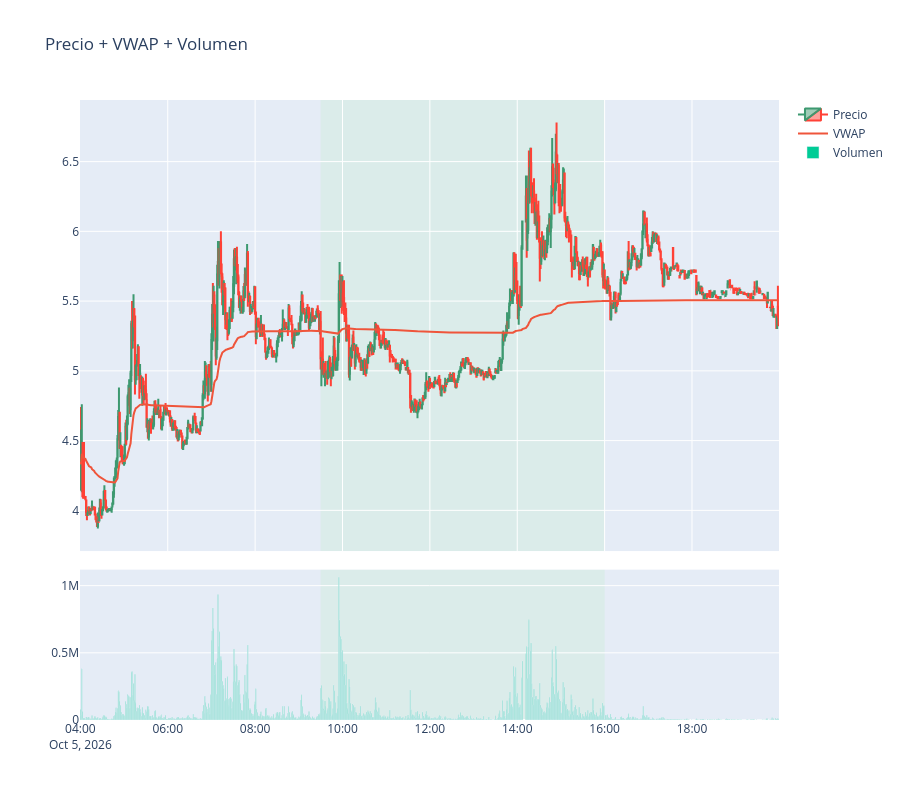

Here is the notebook cell this chart was saved with:
### Code cell
from datetime import datetime, time
from zoneinfo import ZoneInfo

import plotly.graph_objects as go
from plotly.subplots import make_subplots

NEW_YORK = ZoneInfo("America/New_York")

fig = make_subplots(
    rows=2,
    cols=1,
    shared_xaxes=True,
    vertical_spacing=0.03,
    row_heights=[0.75, 0.25]
)

fig.add_trace(
    go.Candlestick(
        x=df_to_plot["datetime"],
        open=df_to_plot["open"],
        high=df_to_plot["high"],
        low=df_to_plot["low"],
        close=df_to_plot["close"],
        name="Precio"
    ),
    row=1,
    col=1
)

fig.add_trace(
    go.Scatter(
        x=df_to_plot["datetime"],
        y=df_to_plot["vwap_daily"],
        mode="lines",
        name="VWAP"
    ),
    row=1,
    col=1
)

fig.add_trace(
    go.Bar(
        x=df_to_plot["datetime"], y=df_to_plot["volume"], name="Volumen"
    ),
    row=2,
    col=1
)

market_dates = (
    df_to_plot.select(pl.col("datetime").dt.date().unique().sort())
    .to_series()
    .to_list()
)
for market_date in market_dates:
    regular_session_start = datetime.combine(
        market_date, time(9, 30), tzinfo=NEW_YORK
    )
    regular_session_end = datetime.combine(
        market_date, time(16, 0), tzinfo=NEW_YORK
    )
    fig.add_vrect(
        x0=regular_session_start,
        x1=regular_session_end,
        fillcolor="lightgreen",
        opacity=0.12,
        line_width=0,
        layer="below",
        row="all",
        col=1
    )

fig.update_layout(
    title="Precio + VWAP + Volumen",
    xaxis_rangeslider_visible=False,
    height=800
)

fig.show()

### Figure 1 — Plotly figure (JSON) as saved in the notebook; plotly's stock layout.template omitted (floating-point values rounded to 4 significant figures; data arrays with more than 128 entries replaced by an {"elided": "..."} marker saying what was removed)
{"data": [{"close": {"elided": "950 float values"}, "high": {"elided": "950 float values"}, "low": {"elided": "950 float values"}, "name": "Precio", "open": {"elided": "950 float values"}, "type": "candlestick", "x": {"elided": "950 str values"}, "xaxis": "x", "yaxis": "y"}, {"mode": "lines", "name": "VWAP", "type": "scatter", "x": {"elided": "950 str values"}, "xaxis": "x", "y": {"elided": "950 float values"}, "yaxis": "y"}, {"name": "Volumen", "type": "bar", "x": {"elided": "950 str values"}, "xaxis": "x2", "y": {"elided": "950 int values"}, "yaxis": "y2"}], "layout": {"height": 800, "shapes": [{"fillcolor": "lightgreen", "layer": "below", "line": {"width": 0}, "opacity": 0.12, "type": "rect", "x0": "2026-10-05T09:30:00-04:00", "x1": "2026-10-05T16:00:00-04:00", "xref": "x", "y0": 0, "y1": 1, "yref": "y domain"}, {"fillcolor": "lightgreen", "layer": "below", "line": {"width": 0}, "opacity": 0.12, "type": "rect", "x0": "2026-10-05T09:30:00-04:00", "x1": "2026-10-05T16:00:00-04:00", "xref": "x2", "y0": 0, "y1": 1, "yref": "y2 domain"}], "title": {"text": "Precio + VWAP + Volumen"}, "xaxis": {"anchor": "y", "domain": [0, 1], "matches": "x2", "rangeslider": {"visible": false}, "showticklabels": false}, "xaxis2": {"anchor": "y2", "domain": [0, 1]}, "yaxis": {"anchor": "x", "domain": [0.2725, 1]}, "yaxis2": {"anchor": "x2", "domain": [0, 0.2425]}}}
